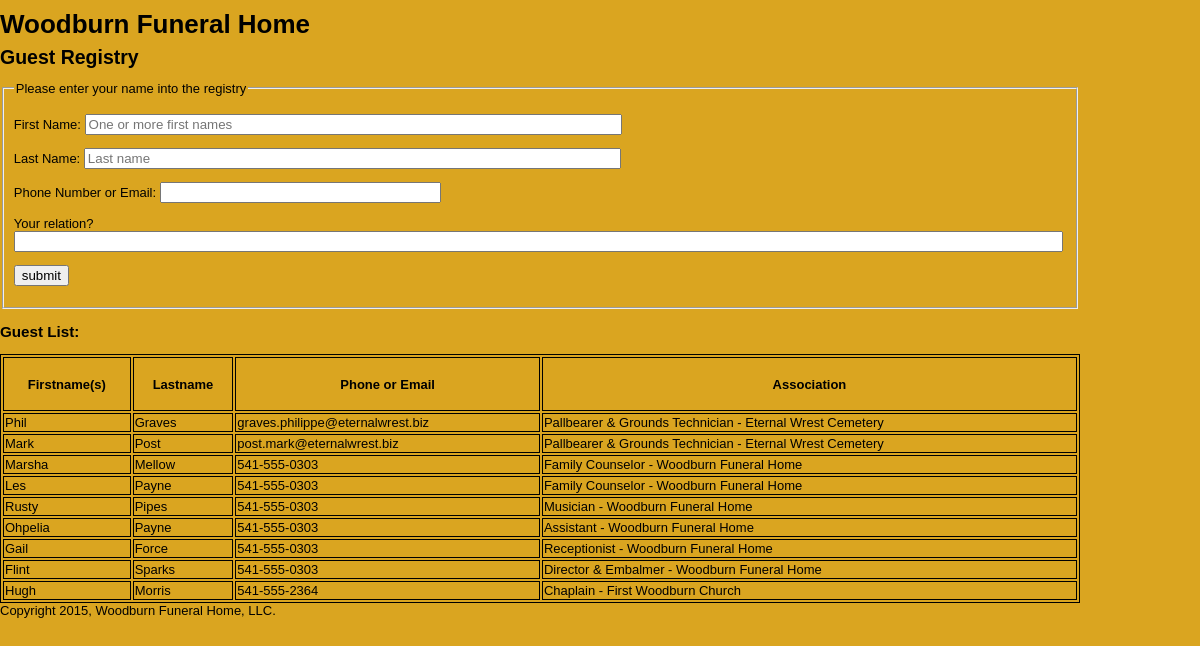
The page / on the database its author committed.
### tables this page shows
CREATE TABLE g_list (
	g_id int(32) NOT NULL AUTO_INCREMENT,
    g_fname varchar(32) NOT NULL,
    g_lname varchar(32) NOT NULL,
    g_phone varchar(32),
    g_association varchar(128),
    PRIMARY KEY (g_id)
    );

### index.php (the view, shortened to what this page needs)
<?php
$dbhost = "localhost";
$dbuser = "diggerPHP";
$dbpass = "Craddle2theGrave";
$dbname = "guest_list";
$connection = mysqli_connect($dbhost, $dbuser, $dbpass, $dbname);
$query  = "SELECT * ";
$query .= "FROM g_list ";
$query .= "ORDER BY g_id DESC";
$q_result = mysqli_query($connection, $query);
?>
<!DOCTYPE html>
<html lang="en">
  <head>
    <link href="guest.css" media="all" rel="stylesheet" type="text/css" />
  </head>
  <body>
    <header>
      <h1>Woodburn Funeral Home</h1>
      <h2>Guest Registry</h2>
    </header>
    <div class="container">
      <div class="registry">
        <form action="post.php" name="formup" id="main_form" method="post">
          <fieldset>
            <legend>Please enter your name into the registry</legend>
            <p class="first">First Name:
              <input type="text" name="first" value="" placeholder="One or more first names" size="64"></p>
            <p class="last">Last Name:
              <input type="text" name="last" value="" placeholder="Last name" size="64"></p>
            <p class="contact">Phone Number or Email:
              <input type="text" name="contact" value="" placeholder="" size="32"></p>
            <p class="associate">Your relation?
              <input type="text" name="associate" value="" placeholder="" size="128"></p>
            <p class="submit">
              <input type="submit" name="submit" title="add" value="submit" placeholder=""></p>
          </fieldset>
        </form>
      </div>
    </div>
    <h3>Guest List:</h3>
    <table>
      <tr>
        <th>Firstname(s)</th><th>Lastname</th>
        <th>Phone or Email</th><th>Association</th>
      </tr>
      <?php while($guest = mysqli_fetch_assoc($q_result)) {
  echo "<tr>" . "<td>" . $guest["g_fname"] . "</td>"
    . "<td>" . $guest["g_lname"] . "</td>"
    . "<td>" . $guest["g_phone"] . "</td>"
    . "<td>" . $guest["g_association"] . "</td>" . "</tr>";
} ?>
    </table>
    <footer>
      <div>Copyright <?php echo date("Y"); ?>, Woodburn Funeral Home, LLC.</div>
    </footer>
  </body>
</html>

### guest.css (style rules this page uses)
html { height: 100%; width: 100%; }
body { width: 90%; height: 90%; margin: 0; padding: 0; border: 0; font-family: Verdana, Arial, Helvetica, sans-serif; font-size: 13px; line-height: 15px; background-color: goldenrod; }
table, td, th { border: 1px solid black; }
table { width: 100%; }
th { height: 50px; }

### rows shown on the page
g_list: g_fname "Phil", g_lname "Graves", g_phone "graves.philippe@eternalwrest.biz", g_association "Pallbearer & Grounds Technician - Eternal Wrest Cemetery"
g_list: g_fname "Mark", g_lname "Post", g_phone "post.mark@eternalwrest.biz", g_association "Pallbearer & Grounds Technician - Eternal Wrest Cemetery"
g_list: g_fname "Marsha", g_lname "Mellow", g_phone "541-555-0303", g_association "Family Counselor - Woodburn Funeral Home"
g_list: g_fname "Les", g_lname "Payne", g_phone "541-555-0303", g_association "Family Counselor - Woodburn Funeral Home"
g_list: g_fname "Rusty", g_lname "Pipes", g_phone "541-555-0303", g_association "Musician - Woodburn Funeral Home"
g_list: g_fname "Ohpelia", g_lname "Payne", g_phone "541-555-0303", g_association "Assistant - Woodburn Funeral Home"
g_list: g_fname "Gail", g_lname "Force", g_phone "541-555-0303", g_association "Receptionist - Woodburn Funeral Home"
g_list: g_fname "Flint", g_lname "Sparks", g_phone "541-555-0303", g_association "Director & Embalmer - Woodburn Funeral Home"
g_list: g_fname "Hugh", g_lname "Morris", g_phone "541-555-2364", g_association "Chaplain - First Woodburn Church"
